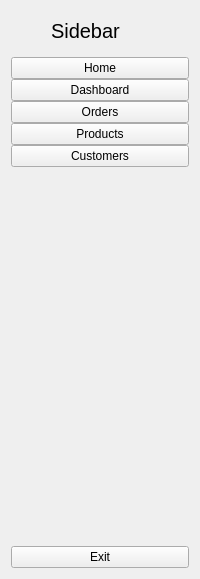
     <widget class="QWidget" name="full_menu_widget" native="true">
      <layout class="QVBoxLayout" name="verticalLayout_4">
       <item>
        <layout class="QHBoxLayout" name="horizontalLayout_2">
         <property name="spacing">
          <number>0</number>
         </property>
         <item>
          <widget class="QLabel" name="logo_label_2">
           <property name="minimumSize">
            <size>
             <width>40</width>
             <height>40</height>
            </size>
           </property>
           <property name="maximumSize">
            <size>
             <width>40</width>
             <height>40</height>
            </size>
           </property>
           <property name="text">
            <string/>
           </property>
           <property name="pixmap">
            <pixmap resource="resource.qrc">:/icon/icon/Logo.png</pixmap>
           </property>
           <property name="scaledContents">
            <bool>true</bool>
           </property>
          </widget>
         </item>
         <item>
          <widget class="QLabel" name="logo_label_3">
           <property name="font">
            <font>
             <pointsize>15</pointsize>
            </font>
           </property>
           <property name="text">
            <string>Sidebar</string>
           </property>
          </widget>
         </item>
        </layout>
       </item>
       <item>
        <layout class="QVBoxLayout" name="verticalLayout_2">
         <property name="spacing">
          <number>0</number>
         </property>
         <item>
          <widget class="QPushButton" name="home_btn_2">
           <property name="text">
            <string>Home</string>
           </property>
           <property name="icon">
            <iconset resource="resource.qrc">
             <normaloff>:/icon/icon/home-4-32.ico</normaloff>
             <normalon>:/icon/icon/home-4-48.ico</normalon>:/icon/icon/home-4-32.ico</iconset>
           </property>
           <property name="iconSize">
            <size>
             <width>14</width>
             <height>14</height>
            </size>
           </property>
           <property name="checkable">
            <bool>true</bool>
           </property>
           <property name="autoExclusive">
            <bool>true</bool>
           </property>
          </widget>
         </item>
         <item>
          <widget class="QPushButton" name="dashborad_btn_2">
           <property name="text">
            <string>Dashboard</string>
           </property>
           <property name="icon">
            <iconset resource="resource.qrc">
             <normaloff>:/icon/icon/dashboard-5-32.ico</normaloff>
             <normalon>:/icon/icon/dashboard-5-48.ico</normalon>:/icon/icon/dashboard-5-32.ico</iconset>
           </property>
           <property name="iconSize">
            <size>
             <width>14</width>
             <height>14</height>
            </size>
           </property>
           <property name="checkable">
            <bool>true</bool>
           </property>
           <property name="autoExclusive">
            <bool>true</bool>
           </property>
          </widget>
         </item>
         <item>
          <widget class="QPushButton" name="orders_btn_2">
           <property name="text">
            <string>Orders</string>
           </property>
           <property name="icon">
            <iconset resource="resource.qrc">
             <normaloff>:/icon/icon/activity-feed-32.ico</normaloff>
             <normalon>:/icon/icon/activity-feed-48.ico</normalon>:/icon/icon/activity-feed-32.ico</iconset>
           </property>
           <property name="iconSize">
            <size>
             <width>14</width>
             <height>14</height>
            </size>
           </property>
           <property name="checkable">
            <bool>true</bool>
           </property>
           <property name="autoExclusive">
            <bool>true</bool>
           </property>
          </widget>
         </item>
         <item>
          <widget class="QPushButton" name="products_btn_2">
           <property name="text">
            <string>Products</string>
           </property>
           <property name="icon">
            <iconset resource="resource.qrc">
             <normaloff>:/icon/icon/product-32.ico</normaloff>
             <normalon>:/icon/icon/product-48.ico</normalon>:/icon/icon/product-32.ico</iconset>
           </property>
           <property name="iconSize">
            <size>
             <width>14</width>
             <height>14</height>
            </size>
           </property>
           <property name="checkable">
            <bool>true</bool>
           </property>
           <property name="autoExclusive">
            <bool>true</bool>
           </property>
          </widget>
         </item>
         <item>
          <widget class="QPushButton" name="customers_btn_2">
           <property name="text">
            <string>Customers</string>
           </property>
           <property name="icon">
            <iconset resource="resource.qrc">
             <normaloff>:/icon/icon/group-32.ico</normaloff>
             <normalon>:/icon/icon/group-48.ico</normalon>:/icon/icon/group-32.ico</iconset>
           </property>
           <property name="iconSize">
            <size>
             <width>14</width>
             <height>14</height>
            </size>
           </property>
           <property name="checkable">
            <bool>true</bool>
           </property>
           <property name="autoExclusive">
            <bool>true</bool>
           </property>
          </widget>
         </item>
        </layout>
       </item>
       <item>
        <spacer name="verticalSpacer_2">
         <property name="orientation">
          <enum>Qt::Vertical</enum>
         </property>
         <property name="sizeHint" stdset="0">
          <size>
           <width>20</width>
           <height>373</height>
          </size>
         </property>
        </spacer>
       </item>
       <item>
        <widget class="QPushButton" name="exit_btn_2">
         <property name="text">
          <string>Exit</string>
         </property>
         <property name="icon">
          <iconset resource="resource.qrc">
           <normaloff>:/icon/icon/close-window-64.ico</normaloff>:/icon/icon/close-window-64.ico</iconset>
         </property>
         <property name="iconSize">
          <size>
           <width>14</width>
           <height>14</height>
          </size>
         </property>
        </widget>
       </item>
      </layout>
     </widget>
